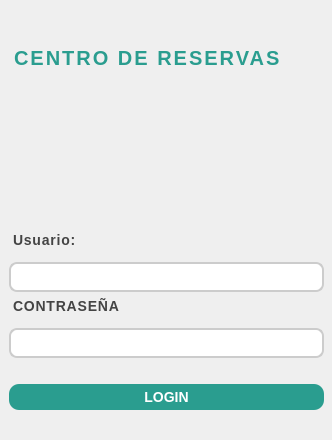
<?xml version="1.0" encoding="UTF-8"?>
<ui version="4.0">
 <class>Login</class>
 <widget class="QWidget" name="Login">
  <property name="geometry">
   <rect>
    <x>0</x>
    <y>0</y>
    <width>332</width>
    <height>440</height>
   </rect>
  </property>
  <property name="minimumSize">
   <size>
    <width>332</width>
    <height>440</height>
   </size>
  </property>
  <property name="maximumSize">
   <size>
    <width>332</width>
    <height>440</height>
   </size>
  </property>
  <property name="windowTitle">
   <string>LOGIN</string>
  </property>
  <property name="styleSheet">
   <string notr="true">QWidget {
    background-color: qlineargradient(
        spread:pad, 
        x1:0, y1:0, 
        x2:1, y2:1, 
        stop:0 #EAF4F4, /* Verde muy claro */
        stop:1 #C7E6E5  /* Tonalidad verde suave */
    );
    font-family: 'Montserrat', sans-serif;
    font-size: 12px;
    color: #555555; /* Gris suave para el texto general */
}</string>
  </property>
  <widget class="QWidget" name="layoutWidget">
   <property name="geometry">
    <rect>
     <x>0</x>
     <y>0</y>
     <width>333</width>
     <height>439</height>
    </rect>
   </property>
   <layout class="QGridLayout" name="gridLayout">
    <item row="0" column="0">
     <widget class="QWidget" name="a_widget_title" native="true">
      <property name="styleSheet">
       <string notr="true">QWidget {
    background-color: qlineargradient(
        spread:pad, 
        x1:0, y1:0, 
        x2:1, y2:1, 
        stop:0 #EAF4F4, 
        stop:1 #C7E6E5 
    );
    font-family: 'Montserrat', sans-serif;
    font-size: 12px;
    color: #555555; 
}</string>
      </property>
      <layout class="QVBoxLayout" name="verticalLayout_2">
       <item>
        <widget class="QLabel" name="a_label_title">
         <property name="styleSheet">
          <string notr="true">QLabel{
    font-size: 20px;
    font-weight: bold;
    color: #2A9D8F; 
    letter-spacing: 2px;
    qproperty-alignment: AlignCenter; 
    margin-top: 10px;
}
</string>
         </property>
         <property name="text">
          <string>CENTRO DE RESERVAS</string>
         </property>
        </widget>
       </item>
      </layout>
     </widget>
    </item>
    <item row="1" column="0">
     <widget class="QWidget" name="a_widget_logo" native="true">
      <property name="styleSheet">
       <string notr="true">QWidget {
    background-color: qlineargradient(
        spread:pad, 
        x1:0, y1:0, 
        x2:1, y2:1, 
        stop:0 #EAF4F4, 
        stop:1 #C7E6E5 
    );
    font-family: 'Montserrat', sans-serif;
    font-size: 12px;
    color: #555555; 
}</string>
      </property>
      <layout class="QHBoxLayout" name="horizontalLayout">
       <item>
        <spacer name="horizontalSpacer">
         <property name="orientation">
          <enum>Qt::Horizontal</enum>
         </property>
         <property name="sizeHint" stdset="0">
          <size>
           <width>96</width>
           <height>20</height>
          </size>
         </property>
        </spacer>
       </item>
       <item>
        <widget class="QLabel" name="a_label_logo">
         <property name="text">
          <string/>
         </property>
         <property name="pixmap">
          <pixmap resource="resources.qrc">:/images/icons/brianda1.png</pixmap>
         </property>
        </widget>
       </item>
       <item>
        <spacer name="horizontalSpacer_2">
         <property name="orientation">
          <enum>Qt::Horizontal</enum>
         </property>
         <property name="sizeHint" stdset="0">
          <size>
           <width>96</width>
           <height>20</height>
          </size>
         </property>
        </spacer>
       </item>
      </layout>
     </widget>
    </item>
    <item row="2" column="0">
     <widget class="QWidget" name="a_widget_button" native="true">
      <property name="styleSheet">
       <string notr="true">QWidget {
    background-color: qlineargradient(
        spread:pad, 
        x1:0, y1:0, 
        x2:1, y2:1, 
        stop:0 #EAF4F4, 
        stop:1 #C7E6E5 
    );
    font-family: 'Montserrat', sans-serif;
    font-size: 12px;
    color: #555555; 
}</string>
      </property>
      <layout class="QVBoxLayout" name="verticalLayout">
       <item>
        <widget class="QLabel" name="a_label_user">
         <property name="styleSheet">
          <string notr="true">QLabel {
    font-size: 14px;
    font-weight: bold;
    color: #444444; /* Gris más oscuro para mejor contraste */
    margin-bottom: 8px; /* Mayor espaciado inferior */
    letter-spacing: 0.8px; /* Espaciado entre letras más sutil */
    text-transform: uppercase; /* Texto en mayúsculas */
}

QLabel:hover {
    color: #2A9D8F; /* Verde principal al pasar el cursor */
}
</string>
         </property>
         <property name="text">
          <string>Usuario:</string>
         </property>
        </widget>
       </item>
       <item>
        <widget class="QLineEdit" name="a_lineEdit_user">
         <property name="styleSheet">
          <string notr="true">QLineEdit {
    background-color: #FFFFFF; 
    border: 2px solid #CCCCCC; 
    border-radius: 8px; 
    padding: 5px;
    font-size: 12px;
    color: #333333; 
    selection-background-color: #2A9D8F; 
    selection-color: #FFFFFF; 
}

QLineEdit:hover {
    border: 2px solid #A4C639; 
}

QLineEdit:focus {
    border: 2px solid #2A9D8F;
    outline: none;
    background-color: #F0FDFC; 
    color: #333333; 
}
</string>
         </property>
        </widget>
       </item>
       <item>
        <widget class="QLabel" name="a_label_pass">
         <property name="styleSheet">
          <string notr="true">QLabel {
    font-size: 14px;
    font-weight: bold;
    color: #444444; /* Gris más oscuro para mejor contraste */
    margin-bottom: 8px; /* Mayor espaciado inferior */
    letter-spacing: 0.8px; /* Espaciado entre letras más sutil */
    text-transform: uppercase; /* Texto en mayúsculas */
}

QLabel:hover {
    color: #2A9D8F; /* Verde principal al pasar el cursor */
}
</string>
         </property>
         <property name="text">
          <string>CONTRASEÑA</string>
         </property>
        </widget>
       </item>
       <item>
        <widget class="QLineEdit" name="a_lineEdit_pass">
         <property name="styleSheet">
          <string notr="true">QLineEdit {
    background-color: #FFFFFF; 
    border: 2px solid #CCCCCC; 
    border-radius: 8px; 
    padding: 5px;
    font-size: 12px;
    color: #333333; 
    selection-background-color: #2A9D8F; 
    selection-color: #FFFFFF; 
}

QLineEdit:hover {
    border: 2px solid #A4C639; 
}

QLineEdit:focus {
    border: 2px solid #2A9D8F;
    outline: none;
    background-color: #F0FDFC; 
    color: #333333; 
}
</string>
         </property>
        </widget>
       </item>
       <item>
        <spacer name="horizontalSpacer_4">
         <property name="orientation">
          <enum>Qt::Horizontal</enum>
         </property>
         <property name="sizeHint" stdset="0">
          <size>
           <width>310</width>
           <height>20</height>
          </size>
         </property>
        </spacer>
       </item>
       <item>
        <widget class="QPushButton" name="a_button_login">
         <property name="styleSheet">
          <string notr="true">QPushButton {
    background-color: #2A9D8F; /* Verde original */
    color: white;
    border-radius: 10px;
    padding: 5px;
    font-size: 14px;
    font-weight: bold;
}

QPushButton:hover {
    background-color: #A4C639; /* Verde-amarillo intermedio */
}

QPushButton:pressed {
    background-color: #E76F51; /* Naranja intenso para contraste */
    color: #FFFFFF; /* Texto blanco */
}

</string>
         </property>
         <property name="text">
          <string>LOGIN</string>
         </property>
         <property name="checkable">
          <bool>true</bool>
         </property>
        </widget>
       </item>
       <item>
        <spacer name="horizontalSpacer_3">
         <property name="orientation">
          <enum>Qt::Horizontal</enum>
         </property>
         <property name="sizeHint" stdset="0">
          <size>
           <width>310</width>
           <height>20</height>
          </size>
         </property>
        </spacer>
       </item>
      </layout>
     </widget>
    </item>
   </layout>
  </widget>
 </widget>
 <resources>
  <include location="resources.qrc"/>
 </resources>
 <connections/>
</ui>
